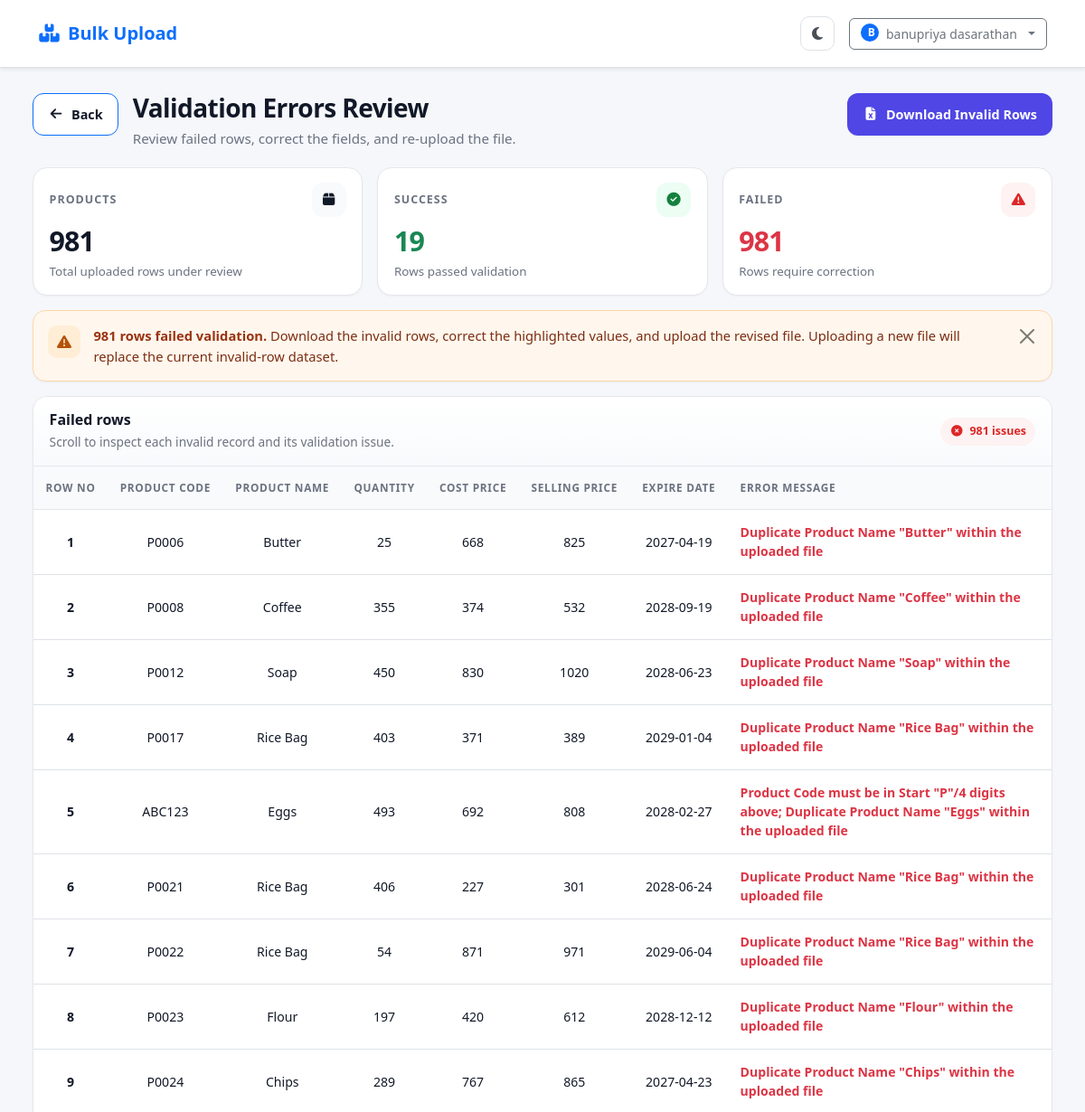
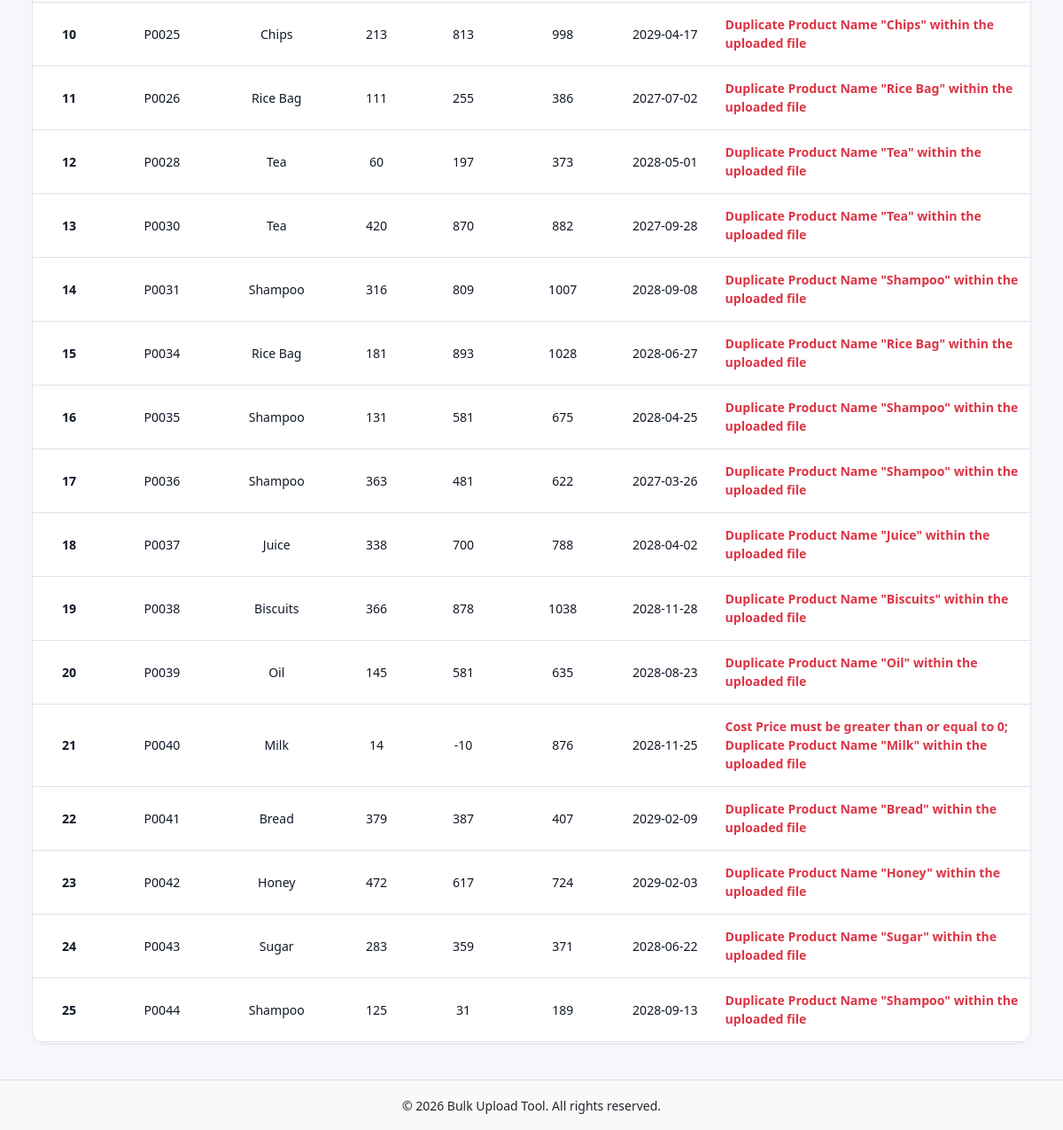
Screenshot of /error_data_page (signed in) with the database file from the repository (2 pictures, top to bottom).
### core/models.py (models this page shows)
class InvalidUploadRow(models.Model):
    user = models.ForeignKey(User, on_delete=models.CASCADE, related_name="invalid_rows")
    product_code = models.CharField(max_length=255, blank=True)
    product_name = models.CharField(max_length=255, blank=True)
    description = models.CharField(max_length=255, blank=True)
    item_category = models.CharField(max_length=255, blank=True)
    cost_price = models.CharField(max_length=255, blank=True)
    selling_price = models.CharField(max_length=255, blank=True)
    quantity = models.CharField(max_length=255, blank=True)
    expire_date = models.CharField(max_length=255, blank=True)
    error_message = models.TextField(blank=True)
    created_at = models.DateTimeField(auto_now_add=True)

### core/views.py (the view, shortened to what this page needs)
# urls.py: path('error_data_page',error_data_page,name='upload_data_error'),
@login_required
def error_data_page(request):
    errors_qs = InvalidUploadRow.objects.filter(user=request.user).order_by('id')
    paginator = Paginator(errors_qs, ROWS_PER_PAGE)
    page_number = request.GET.get('page', 1)
    page_obj = paginator.get_page(page_number)
    upload_summary = UploadSummary.objects.filter(user=request.user).first()
    summary = {
        "success_count": upload_summary.success_count if upload_summary else 0,
        "failed_count": upload_summary.failed_count if upload_summary else 0,
    }
    return render(request, 'invalid_data.html', {
        'page_obj': page_obj,
        'summary': summary,
    })

### templates/invalid_data.html (shortened to what this page needs)
{% extends 'base.html' %}
{% block content %}
<div id="serverToastContainer" class="toast-container position-fixed top-0 end-0 p-3" style="z-index:1080;">
</div>
<div class="page-shell">
  <div class="page-header">
    <div class="d-flex align-items-start gap-3">
      <a href="{% url 'tool_dashboard' %}" class="btn-modern btn-soft border border-primary">
        <i class="fa-solid fa-arrow-left"></i>
        <span>Back</span>
      </a>
      <div>
        <h1 class="page-title">Validation Errors Review</h1>
        <p class="page-subtitle">Review failed rows, correct the fields, and re-upload the file.</p>
      </div>
    </div>
    {% if page_obj.paginator.count %}
    <div class="header-actions">
      <a href="{% url 'download_invalid_excel' %}" class="btn-modern btn-primary-modern">
        <i class="fa-solid fa-file-excel"></i>
        <span>Download Invalid Rows</span>
      </a>
    </div>
    {% endif %}
  </div>
  <div class="stats-grid">
    <div class="stat-card-modern">
      <div class="stat-top">
        <p class="stat-label">Products</p>
        <span class="stat-icon"><i class="fa-solid fa-box"></i></span>
      </div>
      <h3 class="stat-value">{{ page_obj.paginator.count }}</h3>
      <div class="stat-meta">Total uploaded rows under review</div>
    </div>
    <div class="stat-card-modern tone-success">
      <div class="stat-top">
        <p class="stat-label">Success</p>
        <span class="stat-icon"><i class="fa-solid fa-circle-check"></i></span>
      </div>
      <h3 class="stat-value text-success">{{ summary.success_count }}</h3>
      <div class="stat-meta">Rows passed validation</div>
    </div>
    <div class="stat-card-modern tone-danger">
      <div class="stat-top">
        <p class="stat-label">Failed</p>
        <span class="stat-icon"><i class="fa-solid fa-triangle-exclamation"></i></span>
      </div>
      <h3 class="stat-value text-danger">{{ summary.failed_count }}</h3>
      <div class="stat-meta">Rows require correction</div>
    </div>
  </div>
  {% if page_obj.paginator.count %}
  <div class="note-modern" id="validationNote">
    <div class="icon">
      <i class="fa-solid fa-triangle-exclamation"></i>
    </div>
    <div class="text">
      <strong>{{ summary.failed_count }} row{{ summary.failed_count|pluralize }} failed validation.</strong>
      Download the invalid rows, correct the highlighted values, and upload the revised file. Uploading a new file will replace the current invalid-row dataset.
    </div>
    <button type="button" class="btn-close ms-auto" aria-label="Close"
      onclick="document.getElementById('validationNote').style.display='none';"></button>
  </div>
  <div class="table-card">
    <div class="table-card-header">
      <div class="table-title-wrap">
        <h5>Failed rows</h5>
        <p>Scroll to inspect each invalid record and its validation issue.</p>
      </div>
      <span class="error-badge">
        <i class="fa-solid fa-circle-xmark"></i>
        {{ summary.failed_count }} issues
      </span>
    </div>
    <div id="errorTableWrapper" class="table-responsive">
      <table class="table align-middle text-center">
        <thead>
          <tr>
            <th>Row No</th>
            <th>Product Code</th>
            <th>Product Name</th>
            <th>Quantity</th>
            <th>Cost Price</th>
            <th>Selling Price</th>
            <th>Expire Date</th>
            <th style="min-width:280px; text-align:left;">Error Message</th>
          </tr>
        </thead>
        <tbody id="errorTableBody">
          {% include 'invalid_data_rows.html' with errors=page_obj %}
        </tbody>
      </table>
    </div>
    <div id="scrollSentinel" style="height:1px;"></div>
  </div>
  {% endif %}
</div>
{% endblock %}

### templates/navbar.html (shortened to what this page needs)
{% load static %}
<link rel="stylesheet" href="https://cdnjs.cloudflare.com/ajax/libs/font-awesome/6.5.0/css/all.min.css">
<nav class="navbar navbar-expand-lg bg-body border-bottom shadow-sm">
    <div class="container">
        <a class="navbar-brand d-flex align-items-center gap-2 fw-bold text-primary" href="{% url 'tool_dashboard' %}">
            <i class="fa-solid fa-boxes-stacked" aria-hidden="true"></i>
            <span>Bulk Upload</span>
        </a>
        <div class="collapse navbar-collapse" id="navbarNav">
            <div class="d-flex align-items-center gap-3 ms-lg-auto">
                <button type="button" class="theme-toggle-btn" id="themeToggle" aria-label="Toggle theme">
                    <i class="fa-solid fa-moon" aria-hidden="true"></i>
                </button>
                {% if user.is_authenticated %}
                <div class="dropdown">
                    <button class="btn btn-outline-secondary d-flex align-items-center gap-2 dropdown-toggle"
                            type="button" data-bs-toggle="dropdown" aria-expanded="false">
                        <span class="badge rounded-circle bg-primary" style="width: 20px; height: 20px;">
                            {{ user.first_name|default:user.username|slice:":1"|upper }}
                        </span>
                        <span class="d-inline small fw-medium user-fullname">
                            {{ user.get_full_name|default:user.username }}
                        </span>
                    </button>
                </div>
                {% elif request.resolver_match.url_name == 'tool_signup_info' %}
                <a class="btn btn-primary btn-sm" href="{% url 'tool_login_info' %}">
                    <i class="fa-solid fa-right-to-bracket me-2"></i>Login
                </a>
                {% elif request.resolver_match.url_name == 'tool_login_info' %}
                {% if registration_enabled %}
                <a class="btn btn-primary btn-sm" href="{% url 'tool_signup_info' %}">
                    <i class="fa-solid fa-user-plus me-2"></i>Signup
                </a>
                {% endif %}
                {% else %}
                {% if registration_enabled %}
                <a class="btn btn-primary btn-sm" href="{% url 'tool_signup_info' %}">
                    <i class="fa-solid fa-right-to-bracket me-2"></i>Signup
                </a>
                {% endif %}
                {% endif %}
            </div>
        </div>
    </div>
</nav>

### templates/invalid_data_rows.html
{% for err in errors %}
<tr>
    <td class="fw-bold">{{ forloop.counter0|add:errors.start_index }}</td>
    <td>{{ err.product_code|default:"-" }}</td>
    <td>{{ err.product_name|default:"-" }}</td>
    <td>{{ err.quantity|default:"-" }}</td>
    <td>{{ err.cost_price|default:"-" }}</td>
    <td>{{ err.selling_price|default:"-" }}</td>
    <td>{{ err.expire_date|default:"-" }}</td>
    <td style="min-width:260px; text-align:left; white-space:normal;" class="text-danger fw-semibold">
        {{ err.error_message }}
    </td>
</tr>
{% endfor %}

### static/css/main.css (style rules this page uses)
* { padding: 0%; margin: 0%; box-sizing: border-box; }
.navbar { height:75px; }

### templates/navbar.html (style rules this page uses)
.theme-toggle-btn { width: 38px; height: 38px; border-radius: 10px; border: 1px solid var(--bs-border-color, #dee2e6); background: transparent; display: inline-flex; align-items: center; justify-content: center; color: #495057; transition: background .15s ease, color .15s ease, border-color .15s ease; }
.user-fullname { max-width: 140px; overflow: hidden; text-overflow: ellipsis; white-space: nowrap; }
@media (min-width: 768px) { .user-fullname { max-width: 220px; } }

### rows the page displays
InvalidUploadRow: product_code "P0006", product_name "Butter", quantity "25", cost_price "668", selling_price "825", expire_date "2027-04-19", error_message "Duplicate Product Name \"Butter\" within the uploaded file"
InvalidUploadRow: product_code "P0008", product_name "Coffee", quantity "355", cost_price "374", selling_price "532", expire_date "2028-09-19", error_message "Duplicate Product Name \"Coffee\" within the uploaded file"
InvalidUploadRow: product_code "P0012", product_name "Soap", quantity "450", cost_price "830", selling_price "1020", expire_date "2028-06-23", error_message "Duplicate Product Name \"Soap\" within the uploaded file"
InvalidUploadRow: product_code "P0017", product_name "Rice Bag", quantity "403", cost_price "371", selling_price "389", expire_date "2029-01-04", error_message "Duplicate Product Name \"Rice Bag\" within the uploaded file"
InvalidUploadRow: product_code "ABC123", product_name "Eggs", quantity "493", cost_price "692", selling_price "808", expire_date "2028-02-27", error_message "Product Code must be in Start \"P\"/4 digits above; Duplicate Product Name \"Eggs\" within the uploaded file"
InvalidUploadRow: product_code "P0021", product_name "Rice Bag", quantity "406", cost_price "227", selling_price "301", expire_date "2028-06-24", error_message "Duplicate Product Name \"Rice Bag\" within the uploaded file"
InvalidUploadRow: product_code "P0022", product_name "Rice Bag", quantity "54", cost_price "871", selling_price "971", expire_date "2029-06-04", error_message "Duplicate Product Name \"Rice Bag\" within the uploaded file"
InvalidUploadRow: product_code "P0023", product_name "Flour", quantity "197", cost_price "420", selling_price "612", expire_date "2028-12-12", error_message "Duplicate Product Name \"Flour\" within the uploaded file"
InvalidUploadRow: product_code "P0024", product_name "Chips", quantity "289", cost_price "767", selling_price "865", expire_date "2027-04-23", error_message "Duplicate Product Name \"Chips\" within the uploaded file"
InvalidUploadRow: product_code "P0025", product_name "Chips", quantity "213", cost_price "813", selling_price "998", expire_date "2029-04-17", error_message "Duplicate Product Name \"Chips\" within the uploaded file"
InvalidUploadRow: product_code "P0026", product_name "Rice Bag", quantity "111", cost_price "255", selling_price "386", expire_date "2027-07-02", error_message "Duplicate Product Name \"Rice Bag\" within the uploaded file"
InvalidUploadRow: product_code "P0028", product_name "Tea", quantity "60", cost_price "197", selling_price "373", expire_date "2028-05-01", error_message "Duplicate Product Name \"Tea\" within the uploaded file"
InvalidUploadRow: product_code "P0030", product_name "Tea", quantity "420", cost_price "870", selling_price "882", expire_date "2027-09-28", error_message "Duplicate Product Name \"Tea\" within the uploaded file"
InvalidUploadRow: product_code "P0031", product_name "Shampoo", quantity "316", cost_price "809", selling_price "1007", expire_date "2028-09-08", error_message "Duplicate Product Name \"Shampoo\" within the uploaded file"
InvalidUploadRow: product_code "P0034", product_name "Rice Bag", quantity "181", cost_price "893", selling_price "1028", expire_date "2028-06-27", error_message "Duplicate Product Name \"Rice Bag\" within the uploaded file"
InvalidUploadRow: product_code "P0035", product_name "Shampoo", quantity "131", cost_price "581", selling_price "675", expire_date "2028-04-25", error_message "Duplicate Product Name \"Shampoo\" within the uploaded file"
InvalidUploadRow: product_code "P0036", product_name "Shampoo", quantity "363", cost_price "481", selling_price "622", expire_date "2027-03-26", error_message "Duplicate Product Name \"Shampoo\" within the uploaded file"
InvalidUploadRow: product_code "P0037", product_name "Juice", quantity "338", cost_price "700", selling_price "788", expire_date "2028-04-02", error_message "Duplicate Product Name \"Juice\" within the uploaded file"
InvalidUploadRow: product_code "P0038", product_name "Biscuits", quantity "366", cost_price "878", selling_price "1038", expire_date "2028-11-28", error_message "Duplicate Product Name \"Biscuits\" within the uploaded file"
InvalidUploadRow: product_code "P0039", product_name "Oil", quantity "145", cost_price "581", selling_price "635", expire_date "2028-08-23", error_message "Duplicate Product Name \"Oil\" within the uploaded file"
InvalidUploadRow: product_code "P0040", product_name "Milk", quantity "14", cost_price "-10", selling_price "876", expire_date "2028-11-25", error_message "Cost Price must be greater than or equal to 0; Duplicate Product Name \"Milk\" within the uploaded file"
InvalidUploadRow: product_code "P0041", product_name "Bread", quantity "379", cost_price "387", selling_price "407", expire_date "2029-02-09", error_message "Duplicate Product Name \"Bread\" within the uploaded file"
InvalidUploadRow: product_code "P0042", product_name "Honey", quantity "472", cost_price "617", selling_price "724", expire_date "2029-02-03", error_message "Duplicate Product Name \"Honey\" within the uploaded file"
InvalidUploadRow: product_code "P0043", product_name "Sugar", quantity "283", cost_price "359", selling_price "371", expire_date "2028-06-22", error_message "Duplicate Product Name \"Sugar\" within the uploaded file"
InvalidUploadRow: product_code "P0044", product_name "Shampoo", quantity "125", cost_price "31", selling_price "189", expire_date "2028-09-13", error_message "Duplicate Product Name \"Shampoo\" within the uploaded file"

### other values shown
{{ user.first_name|default:user.username|slice:":1"|upper }} "B"
{{ user.get_full_name|default:user.username }} "banupriya dasarathan"
{{ page_obj.paginator.count }} "981"
{{ summary.success_count }} "19"
{{ summary.failed_count }} "981"
